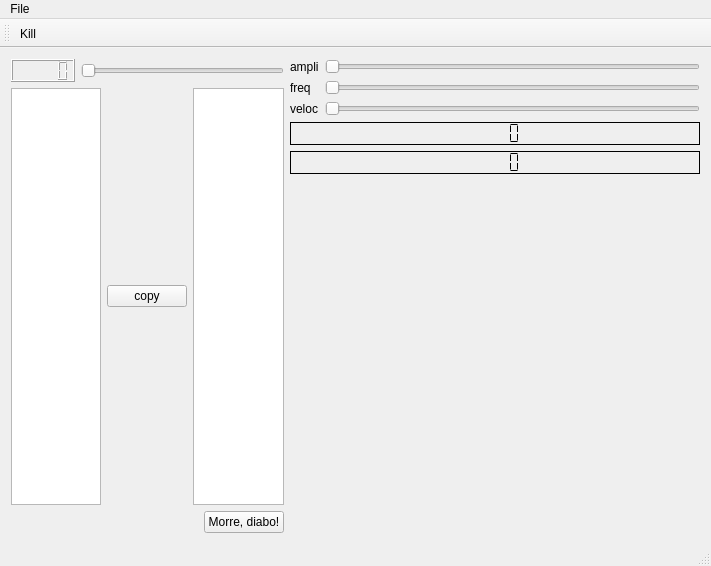
<?xml version="1.0" encoding="UTF-8"?>
<ui version="4.0">
 <class>MainWindow</class>
 <widget class="QMainWindow" name="MainWindow">
  <property name="geometry">
   <rect>
    <x>0</x>
    <y>0</y>
    <width>711</width>
    <height>566</height>
   </rect>
  </property>
  <property name="windowTitle">
   <string>MainWindow</string>
  </property>
  <widget class="QWidget" name="centralWidget">
   <layout class="QHBoxLayout" name="horizontalLayout_4" stretch="40,60">
    <item>
     <layout class="QVBoxLayout" name="verticalLayout">
      <item>
       <layout class="QHBoxLayout" name="horizontalLayout">
        <item>
         <widget class="QLCDNumber" name="lcdNumber">
          <property name="frameShape">
           <enum>QFrame::Box</enum>
          </property>
          <property name="frameShadow">
           <enum>QFrame::Raised</enum>
          </property>
         </widget>
        </item>
        <item>
         <widget class="QSlider" name="horizontalSlider">
          <property name="maximum">
           <number>99</number>
          </property>
          <property name="orientation">
           <enum>Qt::Horizontal</enum>
          </property>
         </widget>
        </item>
       </layout>
      </item>
      <item>
       <layout class="QHBoxLayout" name="horizontalLayout_2">
        <item>
         <widget class="QTextEdit" name="textEditLeft"/>
        </item>
        <item>
         <widget class="QPushButton" name="pushButtonCopy">
          <property name="text">
           <string>copy</string>
          </property>
         </widget>
        </item>
        <item>
         <widget class="QTextEdit" name="textEditRight"/>
        </item>
       </layout>
      </item>
      <item>
       <layout class="QHBoxLayout" name="horizontalLayout_3">
        <item>
         <spacer name="horizontalSpacer">
          <property name="orientation">
           <enum>Qt::Horizontal</enum>
          </property>
          <property name="sizeHint" stdset="0">
           <size>
            <width>40</width>
            <height>20</height>
           </size>
          </property>
         </spacer>
        </item>
        <item>
         <widget class="QPushButton" name="pushButtonMorre">
          <property name="text">
           <string>Morre, diabo!</string>
          </property>
         </widget>
        </item>
       </layout>
      </item>
     </layout>
    </item>
    <item>
     <layout class="QVBoxLayout" name="verticalLayout_2" stretch="0,0,0,100">
      <item>
       <layout class="QGridLayout" name="gridLayout">
        <item row="0" column="0">
         <widget class="QLabel" name="label">
          <property name="text">
           <string>ampli</string>
          </property>
         </widget>
        </item>
        <item row="0" column="1">
         <widget class="QSlider" name="horizontalSliderAmpl">
          <property name="orientation">
           <enum>Qt::Horizontal</enum>
          </property>
         </widget>
        </item>
        <item row="1" column="0">
         <widget class="QLabel" name="label_2">
          <property name="text">
           <string>freq</string>
          </property>
         </widget>
        </item>
        <item row="1" column="1">
         <widget class="QSlider" name="horizontalSliderFreq">
          <property name="orientation">
           <enum>Qt::Horizontal</enum>
          </property>
         </widget>
        </item>
        <item row="2" column="0">
         <widget class="QLabel" name="label_3">
          <property name="text">
           <string>veloc</string>
          </property>
         </widget>
        </item>
        <item row="2" column="1">
         <widget class="QSlider" name="horizontalSliderVeloc">
          <property name="orientation">
           <enum>Qt::Horizontal</enum>
          </property>
         </widget>
        </item>
       </layout>
      </item>
      <item>
       <widget class="QLCDNumber" name="lcdNumberX">
        <property name="frameShape">
         <enum>QFrame::Box</enum>
        </property>
        <property name="frameShadow">
         <enum>QFrame::Plain</enum>
        </property>
        <property name="segmentStyle">
         <enum>QLCDNumber::Flat</enum>
        </property>
       </widget>
      </item>
      <item>
       <widget class="QLCDNumber" name="lcdNumberY">
        <property name="frameShape">
         <enum>QFrame::Box</enum>
        </property>
        <property name="frameShadow">
         <enum>QFrame::Plain</enum>
        </property>
        <property name="segmentStyle">
         <enum>QLCDNumber::Flat</enum>
        </property>
       </widget>
      </item>
      <item>
       <widget class="Plotter" name="widgetPlotter" native="true"/>
      </item>
     </layout>
    </item>
   </layout>
  </widget>
  <widget class="QMenuBar" name="menuBar">
   <property name="geometry">
    <rect>
     <x>0</x>
     <y>0</y>
     <width>711</width>
     <height>22</height>
    </rect>
   </property>
   <widget class="QMenu" name="menuFile">
    <property name="title">
     <string>File</string>
    </property>
    <addaction name="actionKill"/>
    <addaction name="actionAbreDialogo"/>
   </widget>
   <addaction name="menuFile"/>
  </widget>
  <widget class="QToolBar" name="mainToolBar">
   <attribute name="toolBarArea">
    <enum>TopToolBarArea</enum>
   </attribute>
   <attribute name="toolBarBreak">
    <bool>false</bool>
   </attribute>
   <addaction name="actionKill"/>
  </widget>
  <widget class="QStatusBar" name="statusBar"/>
  <action name="actionKill">
   <property name="icon">
    <iconset resource="recursos.qrc">
     <normaloff>:/bomba</normaloff>:/bomba</iconset>
   </property>
   <property name="text">
    <string>Kill</string>
   </property>
   <property name="toolTip">
    <string>Finaliza a Interface</string>
   </property>
  </action>
  <action name="actionAbreDialogo">
   <property name="text">
    <string>AbreDialogo</string>
   </property>
  </action>
 </widget>
 <layoutdefault spacing="6" margin="11"/>
 <customwidgets>
  <customwidget>
   <class>Plotter</class>
   <extends>QWidget</extends>
   <header>plotter.h</header>
   <container>1</container>
   <slots>
    <slot>setAmplitude(int)</slot>
    <slot>setFrequencia(int)</slot>
   </slots>
  </customwidget>
 </customwidgets>
 <resources>
  <include location="recursos.qrc"/>
 </resources>
 <connections>
  <connection>
   <sender>pushButtonCopy</sender>
   <signal>clicked()</signal>
   <receiver>MainWindow</receiver>
   <slot>copiaTexto()</slot>
   <hints>
    <hint type="sourcelabel">
     <x>176</x>
     <y>291</y>
    </hint>
    <hint type="destinationlabel">
     <x>244</x>
     <y>314</y>
    </hint>
   </hints>
  </connection>
  <connection>
   <sender>horizontalSlider</sender>
   <signal>valueChanged(int)</signal>
   <receiver>MainWindow</receiver>
   <slot>mostraLcd(int)</slot>
   <hints>
    <hint type="sourcelabel">
     <x>211</x>
     <y>90</y>
    </hint>
    <hint type="destinationlabel">
     <x>207</x>
     <y>140</y>
    </hint>
   </hints>
  </connection>
  <connection>
   <sender>actionKill</sender>
   <signal>triggered()</signal>
   <receiver>MainWindow</receiver>
   <slot>finaliza()</slot>
   <hints>
    <hint type="sourcelabel">
     <x>-1</x>
     <y>-1</y>
    </hint>
    <hint type="destinationlabel">
     <x>253</x>
     <y>157</y>
    </hint>
   </hints>
  </connection>
  <connection>
   <sender>horizontalSliderAmpl</sender>
   <signal>valueChanged(int)</signal>
   <receiver>widgetPlotter</receiver>
   <slot>setAmplitude(int)</slot>
   <hints>
    <hint type="sourcelabel">
     <x>365</x>
     <y>85</y>
    </hint>
    <hint type="destinationlabel">
     <x>430</x>
     <y>350</y>
    </hint>
   </hints>
  </connection>
  <connection>
   <sender>horizontalSliderFreq</sender>
   <signal>valueChanged(int)</signal>
   <receiver>widgetPlotter</receiver>
   <slot>setFrequencia(int)</slot>
   <hints>
    <hint type="sourcelabel">
     <x>365</x>
     <y>106</y>
    </hint>
    <hint type="destinationlabel">
     <x>384</x>
     <y>302</y>
    </hint>
   </hints>
  </connection>
 </connections>
 <slots>
  <slot>copiaTexto()</slot>
  <slot>mostraLcd(int)</slot>
  <slot>finaliza()</slot>
  <slot>mostraDialogo()</slot>
 </slots>
</ui>
